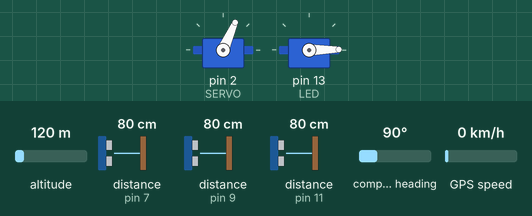
The sketch below on a simulated Arduino Leonardo, built with avr-gcc and run on an emulated ATmega32U4. Shown: 2 × servo. Wiring (inferred from the names in the program): 3 × ultrasonic range finder: trigger pin 8, echo pin 7 / trigger pin 10, echo pin 9 / trigger pin 12, echo pin 11; servo: signal pin 13. The test bench sets the inputs (shaded band); at power-on: distance to the obstacle (sensors on pin 7, pin 11, pin 9) 80 cm, altitude 120 m, compass heading 90°, GPS speed 0 km/h. The echo pulse lasts 58.3 µs per cm; the GPS gets a fix after 3 s at 37.7749, -122.4194 with 8 satellites; servo pulses on a pin are drawn as a servo (544–2400 µs = 0–180°).

Above: at 1.2 s.
1.3 s: distance to the obstacle (sensor on pin 7) set to 2 cm
At 1.68 s:
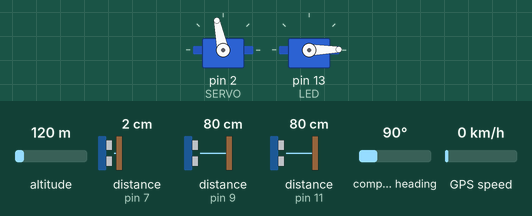
4.8 s: altitude set to 20 m
At 5.18 s:
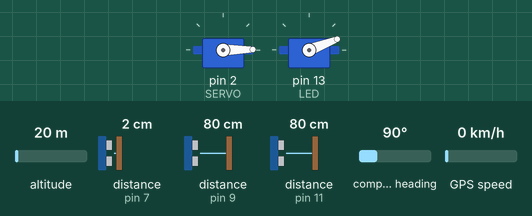
8.3 s: distance to the obstacle (sensor on pin 11) set to 9 cm
At 8.51 s:
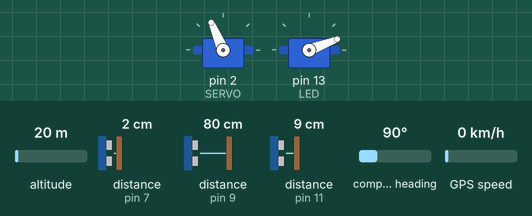
12.4 s: distance to the obstacle (sensor on pin 9) set to 2 cm
15.9 s: compass heading set to 7°
Timing chart, 0 to 20.4 s (numbered marks = the images above; inputs shaded):
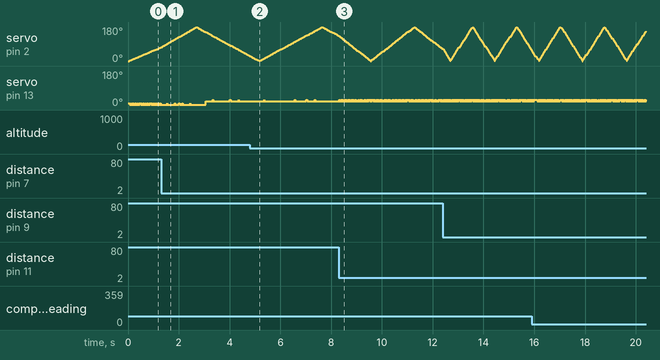

Measured:
- by itself, servo on pin 13 (LED): moves between 21° and 28°, repeating every 1.8 s

The sketch:

arduino_bach_servo.ino
```cpp
/* --- INCLUDES --- */
#include <LiquidCrystal.h>
#include <Servo.h>
#include <TinyGPS.h>

/* --- DEFINES --- */

#define SENSORS			3
#define SAMPLES_SIZE	103

/* -- Ultrasonic sensor pins -- */
// ECHOS
#define ECHO1	11
#define ECHO2	9
#define ECHO3	7
#define ECHO4	5
#define ECHO5	3

// TRIGGERS
#define TRIGGER1	12
#define TRIGGER2	10
#define TRIGGER3	8
#define TRIGGER4	6
#define TRIGGER5	4

/* -- Servo pins -- */
#define SERVO	2

/* -- LED -- */
#define LED		13

/* -- LCD pins -- */
#define RS	7
#define E	8
#define D4	9
#define D5	10
#define D6	11
#define D7	12
// R/W to ground

/* --- TYPEDEFS --- */
typedef struct ArduinoData
{
	// Sensor info
	char id;
	byte values[SAMPLES_SIZE];

	// GPS info
	long lng;
	long lat;
} ArduinoData;

/* --- CONSTANTS --- */
const char echoPins[] = {
	ECHO1, ECHO2, ECHO3, ECHO4, ECHO5
};

const char triggerPins[] = {
	TRIGGER1, TRIGGER2, TRIGGER3, TRIGGER4, TRIGGER5
};

// Range of distance for ultrasonic sensor
const int MIN_DISTANCE = 1;
const int MAX_DISTANCE = 120;

const byte SENSOR_DATA = 1;
const byte GPS_DATA = 2;

/* --- GLOBAL VARIABLES --- */
bool ascending;

byte bloques;

byte sensorIndex;

byte bufferCount[SENSORS];

unsigned char pcReady;

int gpsData;

int angle;

int steps;

long distance;

unsigned long fix_age;
unsigned long gpsSpeed;

//LiquidCrystal lcd(RS, E, D4, D5, D6, D7);

Servo servo;

TinyGPS gps;

ArduinoData data[SENSORS];

void setup()
{
	/* -- Serial initialization -- */
	Serial.begin(115200); // PC comunication
	Serial1.begin(38400); // GPS baud rate

	/* --- PIN MODES --- */

	pinMode(LED, OUTPUT);

	/* -- Ultrasonic sensor pins -- */
	for (int i = 0; i < SENSORS; i++)
	{
		pinMode(echoPins[i], INPUT);
	}

	for (int i = 0; i < SENSORS; i++)
	{
		pinMode(triggerPins[i], OUTPUT);
	}

	// LCD Initialization
	//lcd.begin(16, 2);

	// Attaching pin to servo
	servo.attach(SERVO);

	// Initialize bufferCount
	memset(bufferCount, 0, sizeof(char) * 3);

	// Sensors ID
	data[0].id = 'A';
	data[1].id = 'B';
	data[2].id = 'C';

	// Initialize variables;
	pcReady = false;

	ascending = true;

	bloques = 0;
	sensorIndex = 0;

	angle = 0;

	servo.write(angle);
}

void loop()
{
	/* --- GETTING GPS DATA --- */
	while (Serial1.available())
	{
		gps.encode(Serial1.read());
	}

	// Get encoded data
	gps.get_position(&(data[sensorIndex].lat), &(data[sensorIndex].lng), &fix_age);

	/* --- ULTRASONIC SENSOR HANDLING --- */
	//for (i = 0; i < 3; i++)
	//{

	digitalWrite(LED, LOW);

	// 10us ultrasonic cycle
	digitalWrite(triggerPins[sensorIndex], LOW);
	digitalWrite(triggerPins[sensorIndex], HIGH);
	delayMicroseconds(10);

	digitalWrite(triggerPins[sensorIndex], LOW);

	// Calculate the distance (in cm) based on the speed of sound.
	distance = pulseIn(echoPins[sensorIndex], HIGH, 11000) / 58L;

	// Verifying distance is in range
	if (distance >= MIN_DISTANCE && distance <= MAX_DISTANCE)
	{
		digitalWrite(LED, HIGH);
		delayMicroseconds(500);
		data[sensorIndex].values[bufferCount[sensorIndex]] = (byte) distance;
		/*lcd.setCursor(0, 0);
			lcd.print(data[sensorIndex].id);
			lcd.print(": ");
			lcd.print(data[sensorIndex].values[bufferCount[sensorIndex]]);
			lcd.print("	");*/
		bufferCount[sensorIndex]++;
		/*lcd.setCursor(0, 0);
			lcd.print(data[sensorIndex].id);
			lcd.print(": ");
			lcd.print(bufferCount[sensorIndex]);
			lcd.print("	");*/

		// If buffer is full, it's send to computer
		if (bufferCount[sensorIndex] == SAMPLES_SIZE)
		{
			/*lcd.setCursor(0, 0);
				lcd.print(data[sensorIndex].id);
				lcd.print(": ");
				lcd.print(bufferCount[sensorIndex]);
				lcd.print("	");*/
			if (pcReady == 'Y')
			{
				Serial.write((const byte *) &(data[sensorIndex]), sizeof(ArduinoData));
				//delay(5);
				//Serial.write(bloques);
			}

			bufferCount[sensorIndex] = 0;
		}
	}

	sensorIndex++;

	if (sensorIndex == SENSORS)
	{
		sensorIndex = 0;

		/* --- SERVO MOVEMENT --- */
		angle += ascending ? 1 : -1;

		// 1 degree steps
		servo.write(angle);

		// Change direction
		if (angle == 180)
		{
			ascending = false;
		}

		if (angle == 0)
		{
			ascending = true;
		}

	}

	//Delay 10ms before next reading.
	//delay(500);
	//}

	/* --- LCD TESTING --- */

	// GPS
	/*
		lcd.setCursor(0, 0);
		lcd.print("LAT: ");
		lcd.print(pos.lat);

		lcd.setCursor(0, 1);
		lcd.print("LNG: ");
		lcd.print(pos.lng);
	*/

	// SERVO
	/*
		lcd.setCursor(0, 0);
		lcd.print("ANGLE:		");
		lcd.setCursor(7, 0);
		lcd.print(angle);
	*/

	// ULSTRASONIC SENSOR
	/*
		lcd.setCursor(0, 0);
		lcd.print(sensor[i].id);
		lcd.print(": ");
		lcd.print(distance);
		lcd.print("	");
	*/
	//delay(1);
}

void serialEvent()
{
	// Enables or disables serial transmission
	pcReady = Serial.read();
	//lcd.setCursor(0, 0);
	//lcd.write(pcReady);
}
```
